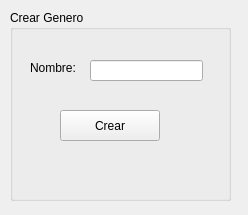
<?xml version="1.0" encoding="UTF-8"?>
<ui version="4.0">
 <class>CrearGenero</class>
 <widget class="QWidget" name="CrearGenero">
  <property name="geometry">
   <rect>
    <x>0</x>
    <y>0</y>
    <width>248</width>
    <height>215</height>
   </rect>
  </property>
  <property name="windowTitle">
   <string>Form</string>
  </property>
  <widget class="QGroupBox" name="groupBox">
   <property name="geometry">
    <rect>
     <x>10</x>
     <y>10</y>
     <width>221</width>
     <height>191</height>
    </rect>
   </property>
   <property name="title">
    <string>Crear Genero</string>
   </property>
   <widget class="QLabel" name="label">
    <property name="geometry">
     <rect>
      <x>20</x>
      <y>50</y>
      <width>58</width>
      <height>16</height>
     </rect>
    </property>
    <property name="text">
     <string>Nombre: </string>
    </property>
   </widget>
   <widget class="QLineEdit" name="lineEdit">
    <property name="geometry">
     <rect>
      <x>80</x>
      <y>50</y>
      <width>113</width>
      <height>21</height>
     </rect>
    </property>
   </widget>
   <widget class="QPushButton" name="pushButton">
    <property name="geometry">
     <rect>
      <x>50</x>
      <y>100</y>
      <width>100</width>
      <height>31</height>
     </rect>
    </property>
    <property name="text">
     <string>Crear</string>
    </property>
   </widget>
  </widget>
 </widget>
 <resources/>
 <connections/>
</ui>
